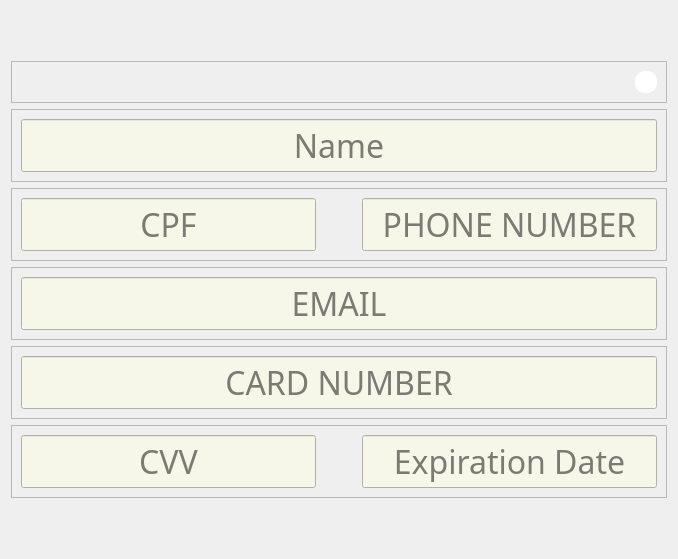
             <widget class="QWidget" name="rmcr_cb_1">
              <layout class="QVBoxLayout" name="verticalLayout_7">
               <item>
                <spacer name="verticalSpacer_3">
                 <property name="orientation">
                  <enum>Qt::Vertical</enum>
                 </property>
                 <property name="sizeType">
                  <enum>QSizePolicy::Maximum</enum>
                 </property>
                 <property name="sizeHint" stdset="0">
                  <size>
                   <width>20</width>
                   <height>50</height>
                  </size>
                 </property>
                </spacer>
               </item>
               <item>
                <widget class="QFrame" name="rmcr_w_2">
                 <property name="maximumSize">
                  <size>
                   <width>16777215</width>
                   <height>50</height>
                  </size>
                 </property>
                 <property name="frameShape">
                  <enum>QFrame::StyledPanel</enum>
                 </property>
                 <property name="frameShadow">
                  <enum>QFrame::Raised</enum>
                 </property>
                 <layout class="QHBoxLayout" name="horizontalLayout_51">
                  <item>
                   <spacer name="horizontalSpacer_48">
                    <property name="orientation">
                     <enum>Qt::Horizontal</enum>
                    </property>
                    <property name="sizeHint" stdset="0">
                     <size>
                      <width>558</width>
                      <height>20</height>
                     </size>
                    </property>
                   </spacer>
                  </item>
                  <item>
                   <widget class="QFrame" name="rmcr_w_f1">
                    <property name="sizePolicy">
                     <sizepolicy hsizetype="Maximum" vsizetype="Maximum">
                      <horstretch>0</horstretch>
                      <verstretch>0</verstretch>
                     </sizepolicy>
                    </property>
                    <property name="minimumSize">
                     <size>
                      <width>22</width>
                      <height>22</height>
                     </size>
                    </property>
                    <property name="maximumSize">
                     <size>
                      <width>22</width>
                      <height>22</height>
                     </size>
                    </property>
                    <property name="toolTip">
                     <string>&lt;html&gt;&lt;head/&gt;&lt;body&gt;&lt;p&gt;HOVER YOUR MOUSE OVER THE DESIRED FIELD FOR HELP&lt;/p&gt;&lt;/body&gt;&lt;/html&gt;</string>
                    </property>
                    <property name="styleSheet">
                     <string notr="true">QFrame{
border-image: url(:/img/Interface_files/qestion.png) 0 0 0 0 sketch sketch;
background-color: rgb(255, 255, 255);
border-radius: 10px;
}
QToolTip { 
color: rgb(246, 246, 233);
background-color:rgb(31, 80, 20);
 border: 0px; 
font: 12pt &quot;Fira Sans &quot;;
}</string>
                    </property>
                    <property name="frameShape">
                     <enum>QFrame::StyledPanel</enum>
                    </property>
                    <property name="frameShadow">
                     <enum>QFrame::Raised</enum>
                    </property>
                   </widget>
                  </item>
                 </layout>
                </widget>
               </item>
               <item>
                <widget class="QFrame" name="rmcr_cb_1_f1">
                 <property name="frameShape">
                  <enum>QFrame::StyledPanel</enum>
                 </property>
                 <property name="frameShadow">
                  <enum>QFrame::Raised</enum>
                 </property>
                 <layout class="QHBoxLayout" name="horizontalLayout_10">
                  <item>
                   <widget class="QLineEdit" name="rmcr_cb_1_f1_name">
                    <property name="font">
                     <font>
                      <family>Voga </family>
                      <pointsize>24</pointsize>
                      <weight>50</weight>
                      <italic>false</italic>
                      <bold>false</bold>
                     </font>
                    </property>
                    <property name="toolTip">
                     <string>&lt;html&gt;&lt;head/&gt;&lt;body&gt;&lt;p&gt;FULL NAME&lt;/p&gt;&lt;/body&gt;&lt;/html&gt;</string>
                    </property>
                    <property name="styleSheet">
                     <string notr="true">QLineEdit:focus, QLineEdit:hover
{
	
	background-color: rgb(255, 219, 187);
}
QLineEdit
{
	font: 24pt &quot;Voga &quot;;
	background-color: rgb(246, 246, 233);
}
QToolTip { 
color: rgb(246, 246, 233);
background-color:rgb(31, 80, 20);
 border: 0px; 
font: 12pt &quot;Fira Sans &quot;;
}</string>
                    </property>
                    <property name="inputMask">
                     <string/>
                    </property>
                    <property name="text">
                     <string/>
                    </property>
                    <property name="alignment">
                     <set>Qt::AlignCenter</set>
                    </property>
                    <property name="placeholderText">
                     <string>Name</string>
                    </property>
                   </widget>
                  </item>
                 </layout>
                </widget>
               </item>
               <item>
                <widget class="QFrame" name="rmcr_cb_1_f2">
                 <property name="frameShape">
                  <enum>QFrame::StyledPanel</enum>
                 </property>
                 <property name="frameShadow">
                  <enum>QFrame::Raised</enum>
                 </property>
                 <layout class="QHBoxLayout" name="horizontalLayout_11">
                  <item>
                   <widget class="QLineEdit" name="rmcr_cb_1_f2_cpf">
                    <property name="sizePolicy">
                     <sizepolicy hsizetype="Minimum" vsizetype="Fixed">
                      <horstretch>0</horstretch>
                      <verstretch>0</verstretch>
                     </sizepolicy>
                    </property>
                    <property name="minimumSize">
                     <size>
                      <width>200</width>
                      <height>0</height>
                     </size>
                    </property>
                    <property name="font">
                     <font>
                      <family>Voga </family>
                      <pointsize>24</pointsize>
                      <weight>50</weight>
                      <italic>false</italic>
                      <bold>false</bold>
                     </font>
                    </property>
                    <property name="toolTip">
                     <string>&lt;html&gt;&lt;head/&gt;&lt;body&gt;&lt;p&gt;CPF&lt;/p&gt;&lt;/body&gt;&lt;/html&gt;</string>
                    </property>
                    <property name="styleSheet">
                     <string notr="true">QLineEdit:focus, QLineEdit:hover
{
	
	background-color: rgb(255, 219, 187);
}
QLineEdit
{
	font: 24pt &quot;Voga &quot;;
	background-color: rgb(246, 246, 233);
}
QToolTip { 
color: rgb(246, 246, 233);
background-color:rgb(31, 80, 20);
 border: 0px; 
font: 12pt &quot;Fira Sans &quot;;
}</string>
                    </property>
                    <property name="inputMethodHints">
                     <set>Qt::ImhNone</set>
                    </property>
                    <property name="inputMask">
                     <string/>
                    </property>
                    <property name="text">
                     <string/>
                    </property>
                    <property name="alignment">
                     <set>Qt::AlignCenter</set>
                    </property>
                    <property name="placeholderText">
                     <string>CPF</string>
                    </property>
                   </widget>
                  </item>
                  <item>
                   <spacer name="horizontalSpacer_4">
                    <property name="orientation">
                     <enum>Qt::Horizontal</enum>
                    </property>
                    <property name="sizeType">
                     <enum>QSizePolicy::Minimum</enum>
                    </property>
                    <property name="sizeHint" stdset="0">
                     <size>
                      <width>40</width>
                      <height>20</height>
                     </size>
                    </property>
                   </spacer>
                  </item>
                  <item>
                   <widget class="QLineEdit" name="rmcr_cb_1_f2_phone">
                    <property name="sizePolicy">
                     <sizepolicy hsizetype="Minimum" vsizetype="Fixed">
                      <horstretch>0</horstretch>
                      <verstretch>0</verstretch>
                     </sizepolicy>
                    </property>
                    <property name="minimumSize">
                     <size>
                      <width>200</width>
                      <height>0</height>
                     </size>
                    </property>
                    <property name="font">
                     <font>
                      <family>Voga </family>
                      <pointsize>24</pointsize>
                      <weight>50</weight>
                      <italic>false</italic>
                      <bold>false</bold>
                     </font>
                    </property>
                    <property name="toolTip">
                     <string>&lt;html&gt;&lt;head/&gt;&lt;body&gt;&lt;p&gt;(DDD) YOUR-NUMBER&lt;/p&gt;&lt;/body&gt;&lt;/html&gt;</string>
                    </property>
                    <property name="styleSheet">
                     <string notr="true">QLineEdit:focus, QLineEdit:hover
{
	
	background-color: rgb(255, 219, 187);
}
QLineEdit
{
	font: 24pt &quot;Voga &quot;;
	background-color: rgb(246, 246, 233);
}
QToolTip { 
color: rgb(246, 246, 233);
background-color:rgb(31, 80, 20);
 border: 0px; 
font: 12pt &quot;Fira Sans &quot;;
}</string>
                    </property>
                    <property name="inputMask">
                     <string/>
                    </property>
                    <property name="text">
                     <string/>
                    </property>
                    <property name="alignment">
                     <set>Qt::AlignCenter</set>
                    </property>
                    <property name="placeholderText">
                     <string>PHONE NUMBER</string>
                    </property>
                   </widget>
                  </item>
                 </layout>
                </widget>
               </item>
               <item>
                <widget class="QFrame" name="rmcr_cb_1_f3">
                 <property name="frameShape">
                  <enum>QFrame::StyledPanel</enum>
                 </property>
                 <property name="frameShadow">
                  <enum>QFrame::Raised</enum>
                 </property>
                 <layout class="QHBoxLayout" name="horizontalLayout_12">
                  <item>
                   <widget class="QLineEdit" name="rmcr_cb_1_f3_email">
                    <property name="font">
                     <font>
                      <family>Voga </family>
                      <pointsize>24</pointsize>
                      <weight>50</weight>
                      <italic>false</italic>
                      <bold>false</bold>
                     </font>
                    </property>
                    <property name="toolTip">
                     <string>&lt;html&gt;&lt;head/&gt;&lt;body&gt;&lt;p&gt;Example: email@email.com&lt;/p&gt;&lt;/body&gt;&lt;/html&gt;</string>
                    </property>
                    <property name="styleSheet">
                     <string notr="true">QLineEdit:focus, QLineEdit:hover
{
	
	background-color: rgb(255, 219, 187);
}
QLineEdit
{
 	font: 24pt &quot;Voga &quot;;
	background-color: rgb(246, 246, 233);
}
QToolTip { 
color: rgb(246, 246, 233);
background-color:rgb(31, 80, 20);
 border: 0px; 
font: 12pt &quot;Fira Sans &quot;;
}</string>
                    </property>
                    <property name="inputMask">
                     <string/>
                    </property>
                    <property name="text">
                     <string/>
                    </property>
                    <property name="alignment">
                     <set>Qt::AlignCenter</set>
                    </property>
                    <property name="placeholderText">
                     <string>EMAIL</string>
                    </property>
                   </widget>
                  </item>
                 </layout>
                </widget>
               </item>
               <item>
                <widget class="QFrame" name="rmcr_cb_1_f4">
                 <property name="frameShape">
                  <enum>QFrame::StyledPanel</enum>
                 </property>
                 <property name="frameShadow">
                  <enum>QFrame::Raised</enum>
                 </property>
                 <layout class="QHBoxLayout" name="horizontalLayout_13">
                  <item>
                   <widget class="QLineEdit" name="rmcr_cb_1_f4_card">
                    <property name="font">
                     <font>
                      <family>Voga </family>
                      <pointsize>24</pointsize>
                      <weight>50</weight>
                      <italic>false</italic>
                      <bold>false</bold>
                     </font>
                    </property>
                    <property name="toolTip">
                     <string>&lt;html&gt;&lt;head/&gt;&lt;body&gt;&lt;p&gt;&lt;img src=&quot;:/img/Interface_files/Credit-Card.png&quot;/&gt;&lt;/p&gt;&lt;/body&gt;&lt;/html&gt;</string>
                    </property>
                    <property name="styleSheet">
                     <string notr="true">QLineEdit:focus, QLineEdit:hover
{
	
	background-color: rgb(255, 219, 187);
}
QLineEdit
{
	font: 24pt &quot;Voga &quot;;
	background-color: rgb(246, 246, 233);
}
</string>
                    </property>
                    <property name="inputMask">
                     <string/>
                    </property>
                    <property name="text">
                     <string/>
                    </property>
                    <property name="alignment">
                     <set>Qt::AlignCenter</set>
                    </property>
                    <property name="placeholderText">
                     <string>CARD NUMBER</string>
                    </property>
                   </widget>
                  </item>
                 </layout>
                </widget>
               </item>
               <item>
                <widget class="QFrame" name="rmcr_cb_1_f5">
                 <property name="frameShape">
                  <enum>QFrame::StyledPanel</enum>
                 </property>
                 <property name="frameShadow">
                  <enum>QFrame::Raised</enum>
                 </property>
                 <layout class="QHBoxLayout" name="horizontalLayout_14">
                  <item>
                   <widget class="QLineEdit" name="rmcr_cb_1_f5_cvv">
                    <property name="sizePolicy">
                     <sizepolicy hsizetype="Minimum" vsizetype="Fixed">
                      <horstretch>0</horstretch>
                      <verstretch>0</verstretch>
                     </sizepolicy>
                    </property>
                    <property name="minimumSize">
                     <size>
                      <width>200</width>
                      <height>0</height>
                     </size>
                    </property>
                    <property name="font">
                     <font>
                      <family>Voga </family>
                      <pointsize>24</pointsize>
                      <weight>50</weight>
                      <italic>false</italic>
                      <bold>false</bold>
                     </font>
                    </property>
                    <property name="toolTip">
                     <string>&lt;html&gt;&lt;head/&gt;&lt;body&gt;&lt;p&gt;&lt;img src=&quot;:/img/Interface_files/CVV.png&quot;/&gt;&lt;/p&gt;&lt;/body&gt;&lt;/html&gt;</string>
                    </property>
                    <property name="styleSheet">
                     <string notr="true">QLineEdit:focus, QLineEdit:hover
{
	
	background-color: rgb(255, 219, 187);
}
QLineEdit
{
	font: 24pt &quot;Voga &quot;;
	background-color: rgb(246, 246, 233);
}</string>
                    </property>
                    <property name="inputMask">
                     <string/>
                    </property>
                    <property name="text">
                     <string/>
                    </property>
                    <property name="alignment">
                     <set>Qt::AlignCenter</set>
                    </property>
                    <property name="placeholderText">
                     <string>CVV</string>
                    </property>
                   </widget>
                  </item>
                  <item>
                   <spacer name="horizontalSpacer_5">
                    <property name="orientation">
                     <enum>Qt::Horizontal</enum>
                    </property>
                    <property name="sizeType">
                     <enum>QSizePolicy::Minimum</enum>
                    </property>
                    <property name="sizeHint" stdset="0">
                     <size>
                      <width>40</width>
                      <height>20</height>
                     </size>
                    </property>
                   </spacer>
                  </item>
                  <item>
                   <widget class="QLineEdit" name="rmcr_cb_1_f5_date">
                    <property name="sizePolicy">
                     <sizepolicy hsizetype="Minimum" vsizetype="Fixed">
                      <horstretch>0</horstretch>
                      <verstretch>0</verstretch>
                     </sizepolicy>
                    </property>
                    <property name="minimumSize">
                     <size>
                      <width>200</width>
                      <height>0</height>
                     </size>
                    </property>
                    <property name="font">
                     <font>
                      <family>Voga </family>
                      <pointsize>24</pointsize>
                      <weight>50</weight>
                      <italic>false</italic>
                      <bold>false</bold>
                     </font>
                    </property>
                    <property name="toolTip">
                     <string>&lt;html&gt;&lt;head/&gt;&lt;body&gt;&lt;p&gt;&lt;img src=&quot;:/img/Interface_files/Expiration.png&quot;/&gt;&lt;/p&gt;&lt;/body&gt;&lt;/html&gt;</string>
                    </property>
                    <property name="styleSheet">
                     <string notr="true">QLineEdit:focus, QLineEdit:hover
{
	
	background-color: rgb(255, 219, 187);
}
QLineEdit
{
	font: 24pt &quot;Voga &quot;;
	background-color: rgb(246, 246, 233);
}</string>
                    </property>
                    <property name="inputMask">
                     <string/>
                    </property>
                    <property name="text">
                     <string/>
                    </property>
                    <property name="alignment">
                     <set>Qt::AlignCenter</set>
                    </property>
                    <property name="placeholderText">
                     <string>Expiration Date</string>
                    </property>
                   </widget>
                  </item>
                 </layout>
                </widget>
               </item>
               <item>
                <spacer name="verticalSpacer_4">
                 <property name="orientation">
                  <enum>Qt::Vertical</enum>
                 </property>
                 <property name="sizeType">
                  <enum>QSizePolicy::Maximum</enum>
                 </property>
                 <property name="sizeHint" stdset="0">
                  <size>
                   <width>20</width>
                   <height>50</height>
                  </size>
                 </property>
                </spacer>
               </item>
              </layout>
             </widget>
